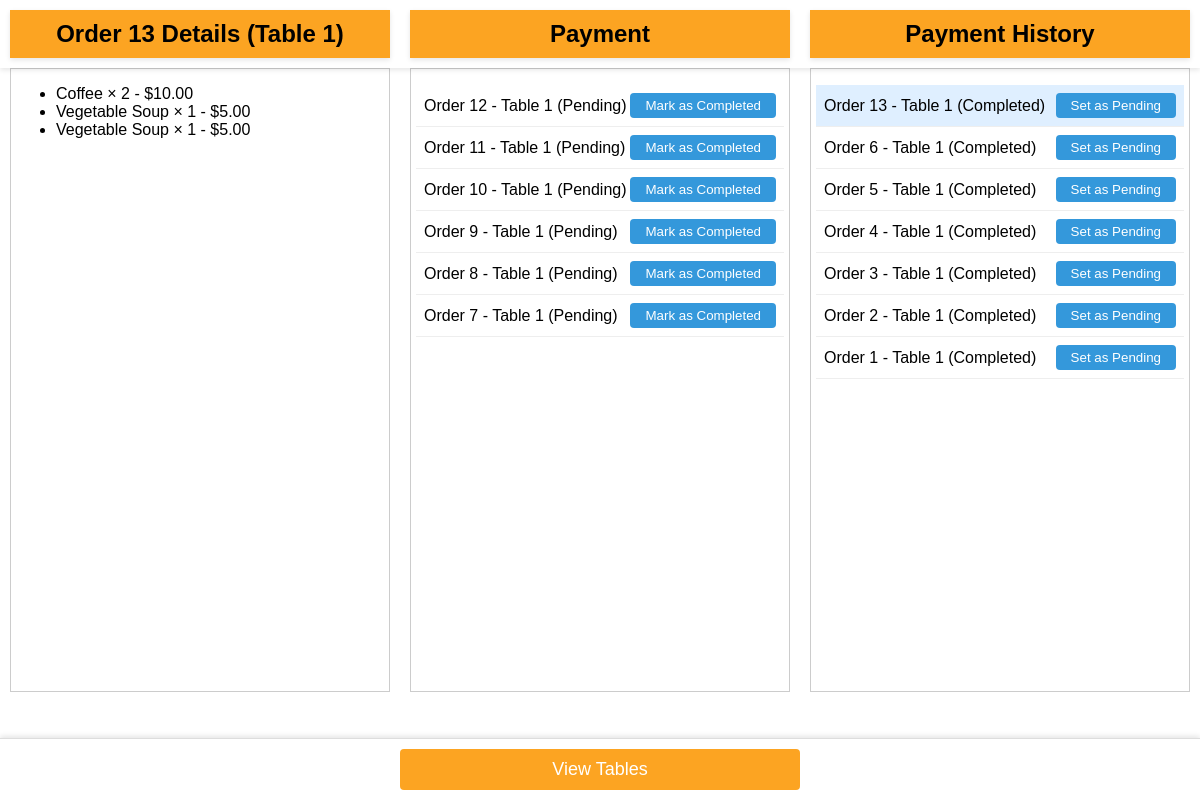
The app's page /counter/orders/ with its own data.
### order/models.py (models this page shows, shortened)
class Order(models.Model):
    table = models.ForeignKey(Table, on_delete=models.CASCADE, related_name='orders')
    date_ordered = models.DateTimeField(auto_now_add=True)
    STATUS_CHOICES = [
        ('Pending', 'Pending'),
        ('Completed', 'Completed'),
    ]
    status = models.CharField(max_length=50, choices=STATUS_CHOICES, default='Pending')

class Table(models.Model):
    table_number = models.PositiveIntegerField(unique=True)
    availability = models.BooleanField(default=True)
    qr_code = models.ImageField(upload_to='qrcodes/', blank=True, null=True, help_text='create a qr code everytime a table is saved!')

class OrderItem(models.Model):
    order = models.ForeignKey(Order, on_delete=models.CASCADE, related_name='order_items')
    selection = models.ForeignKey(Selection, on_delete=models.CASCADE)
    quantity = models.PositiveIntegerField(default=1)
    total_price = models.DecimalField(max_digits=10, decimal_places=2, editable=False)

class Selection(models.Model):
    item = models.ForeignKey(Item, on_delete=models.CASCADE, related_name='selections')
    meat_option = models.ForeignKey(MeatOption, on_delete=models.SET_NULL, null=True, blank=True)
    spicy_level = models.ForeignKey(SpicyLevel, on_delete=models.SET_NULL, null=True, blank=True)

class Item(models.Model):
    name = models.CharField(max_length=100)
    description = models.TextField(null=True, blank=True)
    category = models.ForeignKey(Category, on_delete=models.CASCADE, related_name='items')
    image = models.ImageField(blank=True, null=True)
    base_price = models.DecimalField(max_digits=6, decimal_places=2)
    has_meat_options = models.BooleanField(default=False)
    has_spicy_options = models.BooleanField(default=False)

### counter/views.py (the view)
# urls.py: path('orders/', views.order_management, name='order_management'),
def order_management(request):
    all_orders = Order.objects.all().order_by('-date_ordered')
    pending_orders = Order.objects.filter(status='Pending').order_by('-date_ordered')
    completed_orders = Order.objects.filter(status='Completed').order_by('-date_ordered')
    selected_order = all_orders.first() if all_orders.exists() else None
    context = {
        'all_orders': all_orders,
        'pending_orders': pending_orders,
        'completed_orders': completed_orders,
        'selected_order': selected_order,
    }
    return render(request, 'counter/order_management.html', context)

### counter/templates/counter/order_management.html (shortened to what this page needs)
<!DOCTYPE html>
<html lang="en">
<head>
    {% load static %}
    <link rel="stylesheet" href="{% static 'counter/styles.css' %}">
</head>
<body class="order-management-page">
<div class="title three-columns">
    <div class="left" id="receipt-title">
        <h2>Order {{ selected_order.id }} Details (Table {{ selected_order.table.table_number }})</h2>
    </div>
    <div class="middle" id="payment-title">
        <h2>Payment</h2>
    </div>
    <div class="right" id="history-title">
        <h2>Payment History</h2>
    </div>
</div>
<div class="container three-columns">
    <div class="left-column" id="order-details">
        {% if selected_order %}
            <ul>
                {% for item in selected_order.order_items.all %}
                    <li>{{ item.selection.item.name }} × {{ item.quantity }} - ${{ item.total_price }}</li>
                {% endfor %}
            </ul>
        {% else %}
            <p>Select an order to view details.</p>
        {% endif %}
    </div>
    <div class="middle-column">
        <ul class="orders-list" id="pending-orders-list">
            {% for order in pending_orders %}
                <li data-order-id="{{ order.id }}"
                    class="order-item {% if selected_order and order.id == selected_order.id %}active{% endif %}">
                    Order {{ order.id }} - Table {{ order.table.table_number }} ({{ order.status }})
                    <button class="toggle-order-status" data-order-id="{{ order.id }}" data-new-status="Completed">
                        Mark as Completed
                    </button>
                </li>
            {% endfor %}
        </ul>
    </div>
    <div class="right-column">
        <ul class="orders-list" id="completed-orders-list">
            {% for order in completed_orders %}
                <li data-order-id="{{ order.id }}"
                    class="order-item {% if selected_order and order.id == selected_order.id %}active{% endif %}">
                    Order {{ order.id }} - Table {{ order.table.table_number }} ({{ order.status }})
                    <button class="toggle-order-status" data-order-id="{{ order.id }}" data-new-status="Pending">
                        Set as Pending
                    </button>
                </li>
            {% endfor %}
        </ul>
    </div>
</div>
<div class="navigation-links">
    <a href="{% url 'counter:table_availability' %}" class="btn nav-btn">View Tables</a>
</div>

### counter/static/counter/styles.css (style rules this page uses)
body.order-management-page { font-family: Arial, sans-serif; margin: 0; display: flex; flex-direction: column; min-height: 100vh; }
.container.three-columns { display: flex; gap: 20px; padding: 0 10px 60px 10px; flex-grow: 1; }
.left-column, .middle-column, .right-column { flex: 1; border: 1px solid #ccc; padding: 0 5px 5px 5px; overflow-y: auto; max-height: 78vh; box-sizing: border-box; }
.orders-list { list-style-type: none; padding: 0; }
.order-item { display: flex; justify-content: space-between; align-items: center; padding: 8px; border-bottom: 1px solid #eee; }
.order-item.active { background-color: #dfefff; }
button.toggle-order-status { background-color: #3498db; color: white; padding: 5px 15px; border-radius: 4px; border: none; cursor: pointer; transition: background-color 0.3s; }
.title.three-columns { display: flex; gap: 20px; position: sticky; top: 0; background-color: #ffffff; z-index: 10; padding: 10px; box-shadow: 0 2px 5px rgba(0, 0, 0, 0.1); }
.left, .middle, .right { flex: 1; text-align: center; background-color: #fca422; color: #000000; }
.navigation-links { text-align: center; margin: 0; display: flex; justify-content: center; gap: 20px; position: fixed; bottom: 0; left: 0; width: 100%; background-color: white; padding: 10px 0 10px 0; border-top: 1px solid #ddd; box-shadow: 0 -2px 5px rgba(0, 0, 0, 0.1); }
.nav-btn { background-color: #fca422; color: white; width: 30%; font-size: 18px; padding: 10px 20px; border-radius: 4px; text-decoration: none; transition: background-color 0.3s; }
h1, h2 { position: sticky; top: 0; z-index: 10; padding: 10px 0; margin: 0; text-align: center; box-shadow: 0 2px 5px rgba(0, 0, 0, 0.1); }

### records on screen
Order: id "13", table.table_number "1", status "Completed"
OrderItem: selection.item.name "Coffee", quantity "2", total_price "10.00"
OrderItem: selection.item.name "Vegetable Soup", quantity "1", total_price "5.00"
OrderItem: selection.item.name "Vegetable Soup", quantity "1", total_price "5.00"
Order: id "12", table.table_number "1", status "Pending"
Order: id "11", table.table_number "1", status "Pending"
Order: id "10", table.table_number "1", status "Pending"
Order: id "9", table.table_number "1", status "Pending"
Order: id "8", table.table_number "1", status "Pending"
Order: id "7", table.table_number "1", status "Pending"
Order: id "6", table.table_number "1", status "Completed"
Order: id "5", table.table_number "1", status "Completed"
Order: id "4", table.table_number "1", status "Completed"
Order: id "3", table.table_number "1", status "Completed"
Order: id "2", table.table_number "1", status "Completed"
Order: id "1", table.table_number "1", status "Completed"
